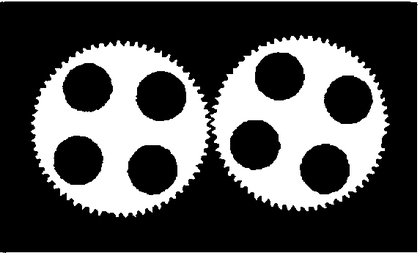
%> input picture originblack.png, 420 x 253 px, shrunk from 573 x 345 before the run
$ octave --eval "prova;"   (GNU Octave 9; MATLAB toolbox functions it lacks are replaced by stand-ins)
%> lines starting %> are read from the running program, lines starting %| are printed output that depends on the picture; in (x1, y1, x2, y2) boxes, pixels count from 0 and x2, y2 are one past the last pixel; in counts of white or black regions, pixels touching at a corner belong together; the program's own positions count from 1
function prova()
    pkg load image
    imagea=imread('originblack.png');
%> imagea is the input picture: size 253x420 uint8; min 0, max 255, mean 79.5
    imageb=imread('circleblack.png');
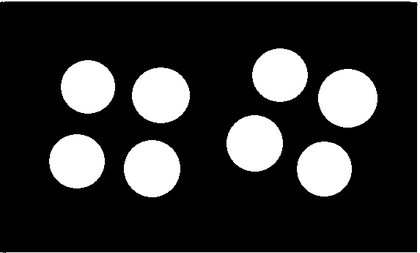
%> input picture circleblack.png, 420 x 253 px, shrunk from 573 x 345 before the run
%> imageb is the input picture: size 253x420 uint8; min 0, max 255, mean 51

    imagec = imagea | imageb ;
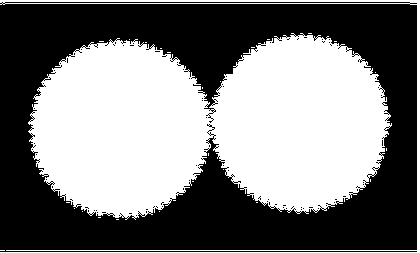
%> imagec: size 253x420 logical; 49.1% white; 28 white regions (26 under 20 px), largest, box (x1, y1, x2, y2) and area: (28, 33, 392, 220) 49230, (0, 0, 420, 253) 2849

    imaged = imread("dbw.png");
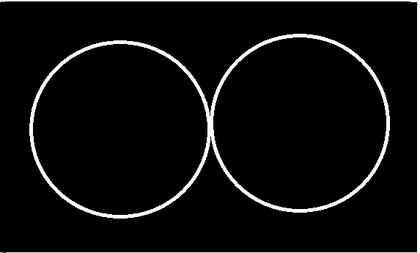
%> input picture dbw.png, 420 x 253 px, shrunk from 573 x 345 before the run
%> imaged is the input picture: size 253x420 uint8; min 0, max 255, mean 13.7

    A = imagec & imaged;
%> A: size 253x420 logical; 6.7% white; 54 white regions (41 under 20 px), largest, box (x1, y1, x2, y2) and area: (0, 0, 420, 253) 2849, (29, 40, 230, 156) 1662, (51, 157, 207, 219) 708
    #da qui in poi faccio la dilation su b8

    B=[1 1 1 1 1 1 1 1 1 1;
      1 1 1 1 1 1 1 1 1 1;
      1 1 1 1 1 1 1 1 1 1;
      1 1 1 1 1 1 1 1 1 1;
      1 1 1 1 1 1 1 1 1 1;
      1 1 1 1 1 1 1 1 1 1;
      1 1 1 1 1 1 1 1 1 1;
      1 1 1 1 1 1 1 1 1 1;
      1 1 1 1 1 1 1 1 1 1;
      1 1 1 1 1 1 1 1 1 1];

    C=padarray(A,[1 1]);
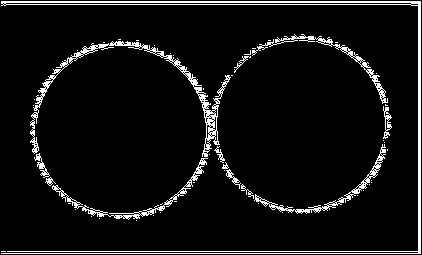
%> C: size 255x422 logical; 6.6% white in thin lines or dots

    B9=false(size(A));
    for i=1:size(C,1)-9
        for j=1:size(C,2)-9

            B9(i,j)=sum(sum(B&C(i:i+9,j:j+9)));
        end
    end
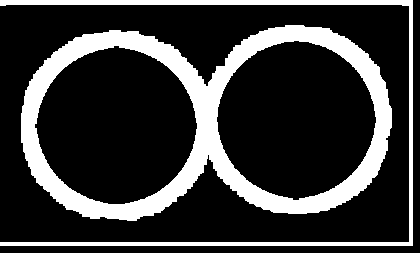
%> B9: size 253x420 logical; 22.1% white; 2 white regions, box (x1, y1, x2, y2) and area: (21, 25, 392, 221) 18754, (0, 0, 413, 246) 4678

    imwrite(B9,"B9.png")

    finale = imaged - B9;
    imwrite(finale,"fin.png")


    BI=[0 0 0
    0 1 0 ;
    0 0 0];

    C1I=padarray(finale,[1 1]);

    B1I=false(size(finale));
    for i=1:size(C1I,1)-2
        for j=1:size(C1I,2)-2
            B1I(i,j)=sum(sum(BI & C1I(i:i+2,j:j+2)));
        end
    end
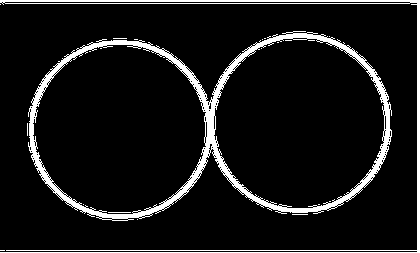
%> B1I: size 253x420 logical; 9.2% white; 22 white regions (19 under 20 px), largest, box (x1, y1, x2, y2) and area: (28, 31, 392, 221) 6834, (0, 0, 420, 253) 2845, (108, 212, 131, 213) 23

    result = B1I | B9;
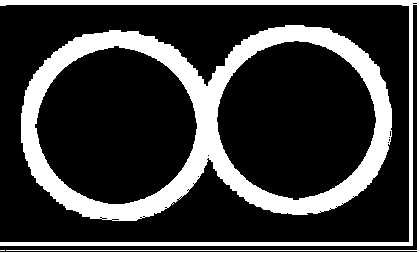
%> result: size 253x420 logical; 23.8% white; 3 white regions (1 under 20 px), largest, box (x1, y1, x2, y2) and area: (21, 25, 392, 221) 18965, (0, 0, 420, 253) 6281
    imshow(result)

endfunction
prova();


function prova_binarizza_img()
    imagea=imread('D.png');


    imageabw = im2bw (imagea, "moments");

    imwrite (imageabw, "dbw.png");


endfunction
prova_binarizza_img()
